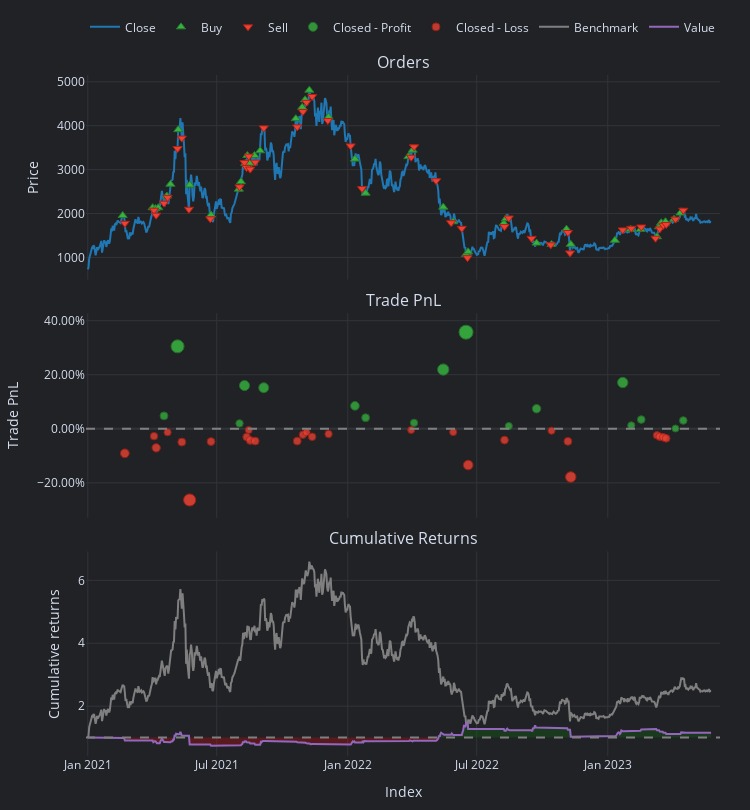

Source (notebook cell):
### Code cell
# or you can simply do it this way
pf[best_max_drawdown_combination].plot().show()

### Figure 1 — Plotly figure (JSON) as saved in the notebook; plotly's stock layout.template omitted (floating-point values rounded to 4 significant figures; data arrays with more than 128 entries replaced by an {"elided": "..."} marker saying what was removed)
{"data": [{"legendgroup": "0", "line": {"color": "#1f77b4"}, "mode": "lines", "name": "Close", "showlegend": true, "type": "scatter", "uid": "34922fe4-cf2d-4e56-8f7c-387d435bb3d8", "x": {"elided": "876 str values"}, "xaxis": "x", "y": {"elided": "876 float values"}, "yaxis": "y"}, {"customdata": {"elided": "44x9 mixed values"}, "hovertemplate": "<br>Order Id: %{customdata[0]}\n<br>Signal Index: %{customdata[1]}\n<br>Creation Index: %{customdata[2]}\n<br>Fill Index: %{customdata[3]}\n<br>Size: %{customdata[4]:,}\n<br>Price: %{customdata[5]:,}\n<br>Fees: %{customdata[6]:,}\n<br>Type: %{customdata[7]}\n<br>Stop Type: %{customdata[8]}", "marker": {"color": "#37B13F", "line": {"color": "rgb(38,123,44)", "width": 1}, "size": 8, "symbol": "triangle-up"}, "mode": "markers", "name": "Buy", "type": "scatter", "uid": "a6fdb2d5-ff95-4dd4-ba6f-d7e240dbbc6a", "x": ["2021-02-19T00:00:00+00:00", "2021-04-02T00:00:00+00:00", "2021-04-06T00:00:00+00:00", "2021-04-10T00:00:00+00:00", "2021-04-22T00:00:00+00:00", "2021-04-27T00:00:00+00:00", "2021-05-08T00:00:00+00:00", "2021-05-24T00:00:00+00:00", "2021-06-23T00:00:00+00:00", "2021-08-01T00:00:00+00:00", "2021-08-04T00:00:00+00:00", "2021-08-10T00:00:00+00:00", "2021-08-13T00:00:00+00:00", "2021-08-16T00:00:00+00:00", "2021-08-23T00:00:00+00:00", "2021-08-31T00:00:00+00:00", "2021-10-20T00:00:00+00:00", "2021-10-29T00:00:00+00:00", "2021-11-02T00:00:00+00:00", "2021-11-08T00:00:00+00:00", "2021-12-05T00:00:00+00:00", "2022-01-11T00:00:00+00:00", "2022-01-26T00:00:00+00:00", "2022-03-27T00:00:00+00:00", "2022-04-02T00:00:00+00:00", "2022-05-15T00:00:00+00:00", "2022-05-29T00:00:00+00:00", "2022-06-16T00:00:00+00:00", "2022-06-19T00:00:00+00:00", "2022-08-08T00:00:00+00:00", "2022-08-11T00:00:00+00:00", "2022-09-23T00:00:00+00:00", "2022-10-14T00:00:00+00:00", "2022-11-04T00:00:00+00:00", "2022-11-10T00:00:00+00:00", "2023-01-11T00:00:00+00:00", "2023-02-02T00:00:00+00:00", "2023-02-16T00:00:00+00:00", "2023-03-11T00:00:00+00:00", "2023-03-14T00:00:00+00:00", "2023-03-17T00:00:00+00:00", "2023-03-23T00:00:00+00:00", "2023-04-04T00:00:00+00:00", "2023-04-13T00:00:00+00:00"], "xaxis": "x", "y": [1955, 2134.0, 2112.0, 2133.0, 2398.0, 2666.0, 3910.0, 2648.0, 1968.0, 2556.0, 2725.0, 3142.0, 3322.0, 3147.0, 3321.0, 3429.0, 4161.0, 4419.0, 4590.0, 4808.0, 4196.0, 3240.0, 2463.0, 3296.0, 3444.0, 2145.0, 1814.0, 1068.0, 1129.0, 1777.0, 1880.0, 1327.0, 1296.0, 1645.0, 1299.0, 1389.0, 1643.0, 1638.0, 1472.0, 1699.0, 1789.0, 1814.0, 1870.0, 2012.0], "yaxis": "y"}, {"customdata": {"elided": "44x9 mixed values"}, "hovertemplate": "<br>Order Id: %{customdata[0]}\n<br>Signal Index: %{customdata[1]}\n<br>Creation Index: %{customdata[2]}\n<br>Fill Index: %{customdata[3]}\n<br>Size: %{customdata[4]:,}\n<br>Price: %{customdata[5]:,}\n<br>Fees: %{customdata[6]:,}\n<br>Type: %{customdata[7]}\n<br>Stop Type: %{customdata[8]}", "marker": {"color": "#EA4335", "line": {"color": "rgb(181,31,18)", "width": 1}, "size": 8, "symbol": "triangle-down"}, "mode": "markers", "name": "Sell", "type": "scatter", "uid": "17cd82bf-3178-4280-b6b1-0b71572636bf", "x": ["2021-02-22T00:00:00+00:00", "2021-04-04T00:00:00+00:00", "2021-04-07T00:00:00+00:00", "2021-04-18T00:00:00+00:00", "2021-04-23T00:00:00+00:00", "2021-05-07T00:00:00+00:00", "2021-05-13T00:00:00+00:00", "2021-05-23T00:00:00+00:00", "2021-06-22T00:00:00+00:00", "2021-08-02T00:00:00+00:00", "2021-08-09T00:00:00+00:00", "2021-08-12T00:00:00+00:00", "2021-08-15T00:00:00+00:00", "2021-08-17T00:00:00+00:00", "2021-08-24T00:00:00+00:00", "2021-09-05T00:00:00+00:00", "2021-10-22T00:00:00+00:00", "2021-10-30T00:00:00+00:00", "2021-11-04T00:00:00+00:00", "2021-11-12T00:00:00+00:00", "2021-12-04T00:00:00+00:00", "2022-01-05T00:00:00+00:00", "2022-01-21T00:00:00+00:00", "2022-03-31T00:00:00+00:00", "2022-04-04T00:00:00+00:00", "2022-05-05T00:00:00+00:00", "2022-05-26T00:00:00+00:00", "2022-06-10T00:00:00+00:00", "2022-06-18T00:00:00+00:00", "2022-08-09T00:00:00+00:00", "2022-08-15T00:00:00+00:00", "2022-09-16T00:00:00+00:00", "2022-10-13T00:00:00+00:00", "2022-11-06T00:00:00+00:00", "2022-11-09T00:00:00+00:00", "2023-01-22T00:00:00+00:00", "2023-02-03T00:00:00+00:00", "2023-02-17T00:00:00+00:00", "2023-03-09T00:00:00+00:00", "2023-03-15T00:00:00+00:00", "2023-03-20T00:00:00+00:00", "2023-03-24T00:00:00+00:00", "2023-04-06T00:00:00+00:00", "2023-04-17T00:00:00+00:00"], "xaxis": "x", "y": [1778.0, 2076.0, 1963.0, 2236.0, 2367.0, 3480.0, 3718.0, 2096.0, 1879.0, 2607.0, 3161.0, 3046.0, 3307.0, 3012.0, 3171.0, 3950.0, 3972.0, 4323.0, 4532.0, 4665.0, 4117.0, 3541.0, 2568.0, 3282.0, 3520.0, 2748.0, 1792.0, 1663.0, 995.1, 1703.0, 1899.0, 1434.0, 1287.0, 1568.0, 1103.0, 1627.0, 1664.0, 1694.0, 1437.0, 1650.0, 1733.0, 1750.0, 1872.0, 2074], "yaxis": "y"}, {"customdata": [["3", "3", "2021-04-18 00:00:00+00:00", 3.937, 0.04788], ["5", "5", "2021-05-07 00:00:00+00:00", 25.95, 0.3051], ["9", "9", "2021-08-02 00:00:00+00:00", 1.485, 0.02005], ["10", "10", "2021-08-09 00:00:00+00:00", 12.08, 0.1599], ["15", "15", "2021-09-05 00:00:00+00:00", 11.75, 0.152], ["21", "21", "2022-01-11 00:00:00+00:00", 6.641, 0.08499], ["22", "22", "2022-01-26 00:00:00+00:00", 3.471, 0.04095], ["24", "24", "2022-04-04 00:00:00+00:00", 1.932, 0.02199], ["25", "25", "2022-05-15 00:00:00+00:00", 19.7, 0.2193], ["27", "27", "2022-06-16 00:00:00+00:00", 38.67, 0.3575], ["30", "30", "2022-08-15 00:00:00+00:00", 1.223, 0.01004], ["31", "31", "2022-09-23 00:00:00+00:00", 9.155, 0.07438], ["35", "35", "2023-01-22 00:00:00+00:00", 17.63, 0.1713], ["36", "36", "2023-02-03 00:00:00+00:00", 1.496, 0.01242], ["37", "37", "2023-02-17 00:00:00+00:00", 4.173, 0.03421], ["42", "42", "2023-04-06 00:00:00+00:00", 0.1218, 0.001091], ["43", "43", "2023-04-17 00:00:00+00:00", 3.444, 0.03081]], "hovertemplate": "<br>Exit Trade Id: %{customdata[0]}\n<br>Position Id: %{customdata[1]}\n<br>Exit Index: %{customdata[2]}\n<br>PnL: %{customdata[3]:,}\n<br>Return: %{customdata[4]:,%}", "marker": {"color": "#37B13F", "line": {"color": "rgb(38,123,44)", "width": 1}, "opacity": [0.7697, 0.878, 0.758, 0.8169, 0.8135, 0.7853, 0.7668, 0.7588, 0.8419, 0.9, 0.7538, 0.7808, 0.8217, 0.7548, 0.7639, 0.75, 0.7625], "size": [7.919, 12.97, 7.372, 10.12, 9.963, 8.648, 7.783, 7.411, 11.29, 14, 7.176, 8.44, 10.34, 7.222, 7.651, 7, 7.584], "symbol": "circle"}, "mode": "markers", "name": "Closed - Profit", "type": "scatter", "uid": "f34c35cc-82d4-4806-9856-08745bd4883d", "x": ["2021-04-18T00:00:00+00:00", "2021-05-07T00:00:00+00:00", "2021-08-02T00:00:00+00:00", "2021-08-09T00:00:00+00:00", "2021-09-05T00:00:00+00:00", "2022-01-11T00:00:00+00:00", "2022-01-26T00:00:00+00:00", "2022-04-04T00:00:00+00:00", "2022-05-15T00:00:00+00:00", "2022-06-16T00:00:00+00:00", "2022-08-15T00:00:00+00:00", "2022-09-23T00:00:00+00:00", "2023-01-22T00:00:00+00:00", "2023-02-03T00:00:00+00:00", "2023-02-17T00:00:00+00:00", "2023-04-06T00:00:00+00:00", "2023-04-17T00:00:00+00:00"], "xaxis": "x2", "y": [0.04788, 0.3051, 0.02005, 0.1599, 0.152, 0.08499, 0.04095, 0.02199, 0.2193, 0.3575, 0.01004, 0.07438, 0.1713, 0.01242, 0.03421, 0.001091, 0.03081], "yaxis": "y2"}, {"customdata": {"elided": "27x5 mixed values"}, "hovertemplate": "<br>Exit Trade Id: %{customdata[0]}\n<br>Position Id: %{customdata[1]}\n<br>Exit Index: %{customdata[2]}\n<br>PnL: %{customdata[3]:,}\n<br>Return: %{customdata[4]:,%}", "marker": {"color": "#EA4335", "line": {"color": "rgb(181,31,18)", "width": 1}, "opacity": [0.7877, 0.761, 0.7792, 0.7549, 0.7702, 0.8604, 0.7694, 0.7624, 0.7515, 0.7676, 0.7686, 0.7687, 0.7587, 0.7548, 0.762, 0.7576, 0.7513, 0.7546, 0.806, 0.7671, 0.7525, 0.7691, 0.8246, 0.7597, 0.7618, 0.7628, 0.7644], "size": [8.761, 7.513, 8.362, 7.229, 7.945, 12.15, 7.907, 7.577, 7.069, 7.82, 7.87, 7.871, 7.406, 7.225, 7.561, 7.356, 7.063, 7.213, 9.612, 7.8, 7.119, 7.892, 10.48, 7.452, 7.55, 7.599, 7.674], "symbol": "circle"}, "mode": "markers", "name": "Closed - Loss", "type": "scatter", "uid": "9a3f9d91-53f7-4ca1-ac27-b4c04c6bd531", "x": ["2021-02-22T00:00:00+00:00", "2021-04-04T00:00:00+00:00", "2021-04-07T00:00:00+00:00", "2021-04-23T00:00:00+00:00", "2021-05-13T00:00:00+00:00", "2021-05-24T00:00:00+00:00", "2021-06-23T00:00:00+00:00", "2021-08-12T00:00:00+00:00", "2021-08-15T00:00:00+00:00", "2021-08-17T00:00:00+00:00", "2021-08-24T00:00:00+00:00", "2021-10-22T00:00:00+00:00", "2021-10-30T00:00:00+00:00", "2021-11-04T00:00:00+00:00", "2021-11-12T00:00:00+00:00", "2021-12-05T00:00:00+00:00", "2022-03-31T00:00:00+00:00", "2022-05-29T00:00:00+00:00", "2022-06-19T00:00:00+00:00", "2022-08-09T00:00:00+00:00", "2022-10-14T00:00:00+00:00", "2022-11-06T00:00:00+00:00", "2022-11-10T00:00:00+00:00", "2023-03-11T00:00:00+00:00", "2023-03-15T00:00:00+00:00", "2023-03-20T00:00:00+00:00", "2023-03-24T00:00:00+00:00"], "xaxis": "x2", "y": [-0.09075, -0.02718, -0.07042, -0.01274, -0.04919, -0.2633, -0.04728, -0.03046, -0.004584, -0.04284, -0.04536, -0.04541, -0.02177, -0.01254, -0.02964, -0.01923, -0.004291, -0.01195, -0.1341, -0.04181, -0.00714, -0.0465, -0.1782, -0.02411, -0.02909, -0.03157, -0.03541], "yaxis": "y2"}, {"legendgroup": "1", "line": {"color": "#7f7f7f"}, "mode": "lines", "name": "Benchmark", "showlegend": true, "type": "scatter", "uid": "69dd5789-3266-46e4-a9bb-eda6c52a9d0f", "x": {"elided": "876 str values"}, "xaxis": "x3", "y": {"elided": "876 float values"}, "yaxis": "y3"}, {"hoverinfo": "skip", "line": {"color": "rgba(0, 0, 0, 0)", "width": 0}, "mode": "lines", "opacity": 0, "showlegend": false, "type": "scatter", "uid": "07a06ec2-b12f-4803-9de1-c48ec1d9f1aa", "x": {"elided": "876 str values"}, "xaxis": "x3", "y": {"elided": "876 int values"}, "yaxis": "y3"}, {"connectgaps": false, "fill": "tonexty", "fillcolor": "rgba(0, 128, 0, 0.25)", "hoverinfo": "skip", "line": {"color": "rgba(0, 0, 0, 0)", "width": 0}, "mode": "lines", "opacity": 0, "showlegend": false, "type": "scatter", "uid": "e0ddf9ab-9feb-4561-80f4-62b697abc27a", "x": {"elided": "876 str values"}, "xaxis": "x3", "y": {"elided": "876 float values"}, "yaxis": "y3"}, {"hoverinfo": "skip", "line": {"color": "rgba(0, 0, 0, 0)", "width": 0}, "mode": "lines", "opacity": 0, "showlegend": false, "type": "scatter", "uid": "330076fd-93bf-4b2b-a24a-e963c7fe452f", "x": {"elided": "876 str values"}, "xaxis": "x3", "y": {"elided": "876 int values"}, "yaxis": "y3"}, {"connectgaps": false, "fill": "tonexty", "fillcolor": "rgba(255, 0, 0, 0.25)", "hoverinfo": "skip", "line": {"color": "rgba(0, 0, 0, 0)", "width": 0}, "mode": "lines", "opacity": 0, "showlegend": false, "type": "scatter", "uid": "f6296529-9d94-4b6c-a385-eb1a89a3fd71", "x": {"elided": "876 str values"}, "xaxis": "x3", "y": {"elided": "876 float values"}, "yaxis": "y3"}, {"legendgroup": "2", "line": {"color": "#9467bd"}, "mode": "lines", "name": "Value", "showlegend": true, "type": "scatter", "uid": "90f4cdb9-15f5-47cb-8d74-a01cda425d78", "x": {"elided": "876 str values"}, "xaxis": "x3", "y": {"elided": "876 float values"}, "yaxis": "y3"}, {"hoverinfo": "skip", "line": {"color": "rgba(0, 0, 0, 0)", "width": 0}, "mode": "lines", "opacity": 0, "showlegend": false, "type": "scatter", "uid": "27bd0873-8008-49c9-8957-a21f7bd34aaf", "x": {"elided": "876 str values"}, "xaxis": "x3", "y": {"elided": "876 int values"}, "yaxis": "y3"}], "layout": {"annotations": [{"font": {"size": 16}, "showarrow": false, "text": "Orders", "x": 0.5, "xanchor": "center", "xref": "paper", "y": 1, "yanchor": "bottom", "yref": "paper"}, {"font": {"size": 16}, "showarrow": false, "text": "Trade PnL", "x": 0.5, "xanchor": "center", "xref": "paper", "y": 0.6502, "yanchor": "bottom", "yref": "paper"}, {"font": {"size": 16}, "showarrow": false, "text": "Cumulative Returns", "x": 0.5, "xanchor": "center", "xref": "paper", "y": 0.3004, "yanchor": "bottom", "yref": "paper"}], "height": 810, "legend": {"orientation": "h", "traceorder": "normal", "x": 1, "xanchor": "right", "y": 1.049, "yanchor": "bottom"}, "margin": {"b": 30, "l": 30, "r": 30, "t": 30}, "shapes": [{"line": {"color": "gray", "dash": "dash"}, "type": "line", "x0": 0, "x1": 1, "xref": "paper", "y0": 0, "y1": 0, "yref": "y2"}, {"line": {"color": "gray", "dash": "dash"}, "type": "line", "x0": 0, "x1": 1, "xref": "paper", "y0": 1, "y1": 1, "yref": "y3"}], "showlegend": true, "width": 750, "xaxis": {"anchor": "y", "domain": [0, 1], "matches": "x3", "showticklabels": false}, "xaxis2": {"anchor": "y2", "domain": [0, 1], "matches": "x3", "showticklabels": false}, "xaxis3": {"anchor": "y3", "domain": [0, 1], "title": {"text": "Index"}}, "yaxis": {"anchor": "x", "domain": [0.6996, 1], "title": {"text": "Price"}}, "yaxis2": {"anchor": "x2", "domain": [0.3498, 0.6502], "tickformat": ".2%", "title": {"text": "Trade PnL"}}, "yaxis3": {"anchor": "x3", "domain": [0, 0.3004], "title": {"text": "Cumulative returns"}}}}
